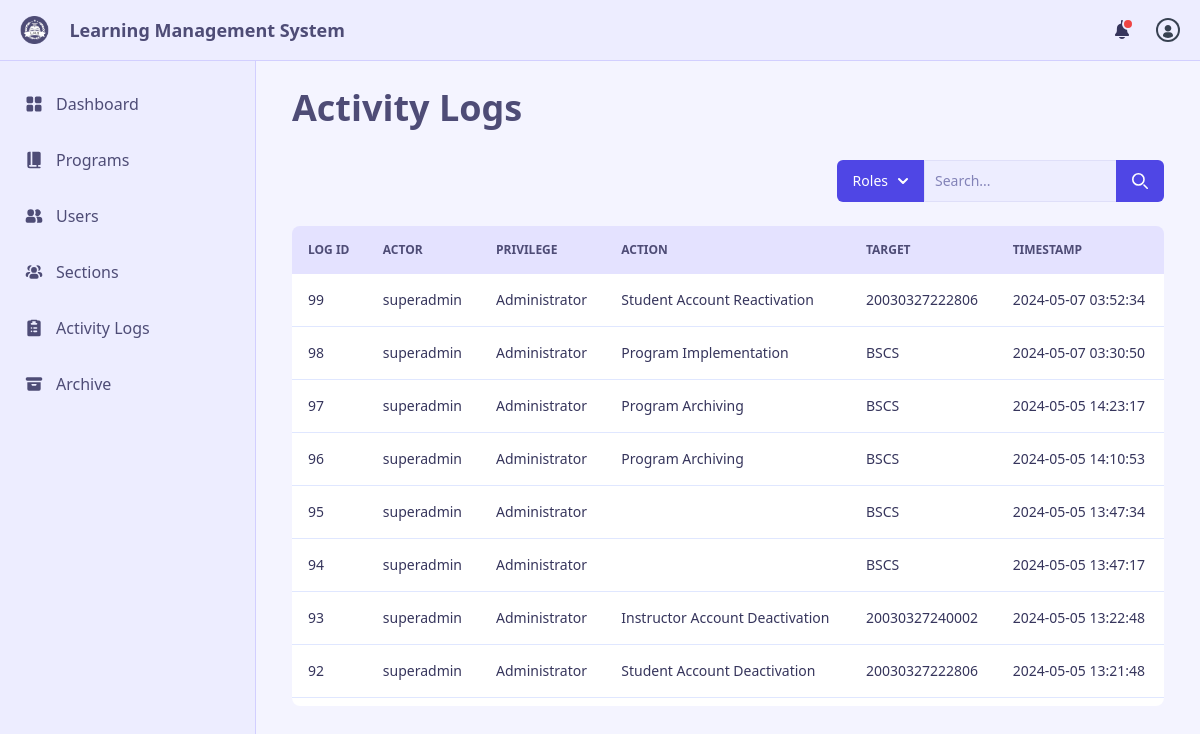
/admin/admin-activity-logs.php (signed in), run on the app's committed database.
### tables this page shows
CREATE TABLE `Logs_Tbl` (
  `LogID` int(11) NOT NULL,
  `Actor` varchar(50) NOT NULL,
  `Privilege` varchar(20) NOT NULL,
  `Action` varchar(255) NOT NULL,
  `Target` varchar(50) NOT NULL,
  `Timestamp` timestamp NOT NULL DEFAULT current_timestamp()
);

### admin/admin-activity-logs.php (the view, shortened to what this page needs)
<!DOCTYPE html>
<html lang="en">
<head>
  <script src="https://cdn.tailwindcss.com"></script>
  <script src="https://cdn.tailwindcss.com?plugins=forms,typography,aspect-ratio,line-clamp"></script>
  <link href="https://cdnjs.cloudflare.com/ajax/libs/flowbite/2.3.0/flowbite.min.css" rel="stylesheet" />
  <link rel="stylesheet" href="../assets/style.css">
</head>
<?php
include_once './side-nav-bar.php';
?>
<body class="bg-ghost-white">
  <div class="p-4 sm:ml-64 h-screen flex flex-col">
    <div class="pt-4 px-5 mt-14 flex-grow flex flex-col">
      <h1 class="font-bold text-4xl text-corn-flower-blue">Activity Logs</h1>
      <div class="flex space-y-4 sm:space-y-0 items-center justify-end pb-6 pt-8">
        <div class="flex">
          <button id="dropdown-button" data-dropdown-toggle="dropdown"
            class="flex-shrink-0 z-10 inline-flex items-center py-2.5 px-4 text-sm font-medium text-center text-white bg-neon-blue rounded-s-md hover:bg-free-speech-blue focus:ring-4 focus:outline-none focus:ring-perano transition ease-in-out duration-300"
            type="button">Roles
            <svg class="w-2.5 h-2.5 ms-2.5" aria-hidden="true" xmlns="http://www.w3.org/2000/svg" fill="none"
              viewBox="0 0 10 6">
              <path stroke="currentColor" stroke-linecap="round" stroke-linejoin="round" stroke-width="2"
                d="m1 1 4 4 4-4" />
            </svg>
          </button>
          <div class="relative w-[15rem]">
            <input type="search" id="search-dropdown"
              class="block p-2.5 w-full z-20 text-sm border border-lavender text-deep-koamaru bg-lav-sant rounded-e-lg focus:ring-neon-blue focus:border-neon-blue placeholder-moody-blue transition ease-in-out duration-300"
              placeholder="Search...">
            <button type="submit"
              class="absolute top-0 end-0 p-2.5 px-4 text-sm font-medium h-full text-white bg-neon-blue rounded-e-md hover:bg-free-speech-blue focus:ring-4 focus:outline-none focus:ring-perano transition duration-300 ease-in-out">
              <svg class="w-4 h-4" aria-hidden="true" xmlns="http://www.w3.org/2000/svg" fill="none"
                viewBox="0 0 20 20">
                <path stroke="currentColor" stroke-linecap="round" stroke-linejoin="round" stroke-width="2"
                  d="m19 19-4-4m0-7A7 7 0 1 1 1 8a7 7 0 0 1 14 0Z" />
              </svg>
            </button>
          </div>
        </div>
      </div>
      <div class="relative overflow-x-auto sm:rounded-lg">
        <div class="max-h-[480px] overflow-y-auto">
          <table class="w-full text-sm text-left rtl:text-right text-deep-koamaru">
            <thead class="text-xs text-corn-flower-blue uppercase bg-ghost-lavender sticky top-0">
              <tr>
                <th scope="col" class="px-4 py-4">
                  Log ID
                </th>
                <th scope="col" class="px-4 py-4">
                  Actor
                </th>
                <th scope="col" class="px-4 py-4">
                  Privilege
                </th>
                <th scope="col" class="px-4 py-4">
                  Action
                </th>
                <th scope="col" class="px-4 py-4">
                  Target
                </th>
                <th scope="col" class="px-4 py-4">
                  Timestamp
                </th>
              </tr>
            </thead>
            <tbody>
              <?php
              include '../models/config.php';
              $sql = "SELECT * FROM Logs_Tbl ORDER BY timestamp DESC";
              $result = $conn->query($sql);
              if ($result->num_rows > 0) {
                while ($row = $result->fetch_assoc()) {
                  echo "<tr class='bg-white border-b border-indigo-100'>";
                  echo '<th scope="row" class="px-4 py-4 font-medium text-deep-koamaru whitespace-nowrap">' . $row["LogID"] . "</th>";
                  echo '<td class="px-4 py-4">' . $row["Actor"] . "</td>";
                  echo '<td class="px-4 py-4">' . $row["Privilege"] . "</td>";
                  echo '<td class="px-4 py-4">' . $row["Action"] . "</td>";
                  echo '<td class="px-4 py-4">' . $row["Target"] . "</td>";
                  echo '<td class="px-4 py-4">' . $row["Timestamp"] . "</td>";
                  echo "</tr>";
                }
              } else {
                echo '<td class="px-4 py-4">0 results</td>';
              }
              ?>
            </tbody>
          </table>
        </div>
      </div>
    </div>
  </div>
  <script src="../assets/tailwind.config.js"></script>
</body>
</html>

### data on the page
logs_tbl: LogID "99", Actor "superadmin", Privilege "Administrator", Action "Student Account Reactivation", Target "20030327222806", Timestamp "2024-05-07 03:52:34"
logs_tbl: LogID "98", Actor "superadmin", Privilege "Administrator", Action "Program Implementation", Target "BSCS", Timestamp "2024-05-07 03:30:50"
logs_tbl: LogID "97", Actor "superadmin", Privilege "Administrator", Action "Program Archiving", Target "BSCS", Timestamp "2024-05-05 14:23:17"
logs_tbl: LogID "96", Actor "superadmin", Privilege "Administrator", Action "Program Archiving", Target "BSCS", Timestamp "2024-05-05 14:10:53"
logs_tbl: LogID "95", Actor "superadmin", Privilege "Administrator", Target "BSCS", Timestamp "2024-05-05 13:47:34"
logs_tbl: LogID "94", Actor "superadmin", Privilege "Administrator", Target "BSCS", Timestamp "2024-05-05 13:47:17"
logs_tbl: LogID "93", Actor "superadmin", Privilege "Administrator", Action "Instructor Account Deactivation", Target "20030327240002", Timestamp "2024-05-05 13:22:48"
logs_tbl: LogID "92", Actor "superadmin", Privilege "Administrator", Action "Student Account Deactivation", Target "20030327222806", Timestamp "2024-05-05 13:21:48"
